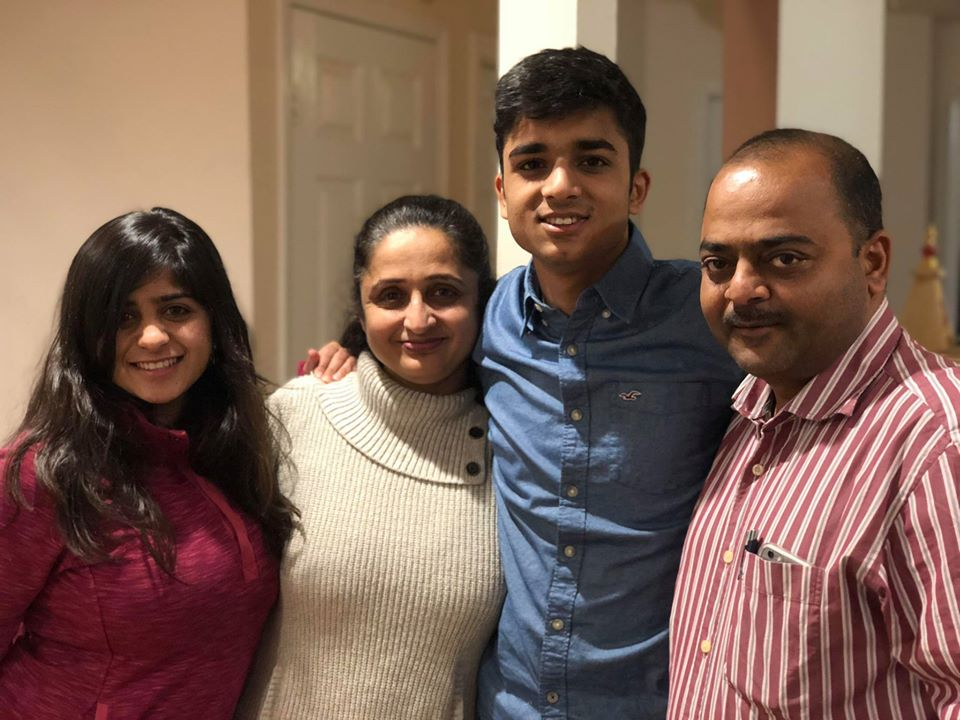
#> input picture akshat.jpg, 960 x 720 px
$ python face_detector.py
#> lines starting #> are read from the running program, lines starting #| are printed output that depends on the picture; after the words box and inside, x2 and y2 are one past the last pixel; in counts of white or black regions, pixels touching at a corner belong together
import cv2
face_cascade=cv2.CascadeClassifier("haarcascade_frontalface_default.xml")

img=cv2.imread("akshat.jpg")
#> img is the input picture: shape (720, 960, 3); mean B, G, R 85.9, 97.6, 124.6

gray_img=cv2.cvtColor(img,cv2.COLOR_BGR2GRAY)
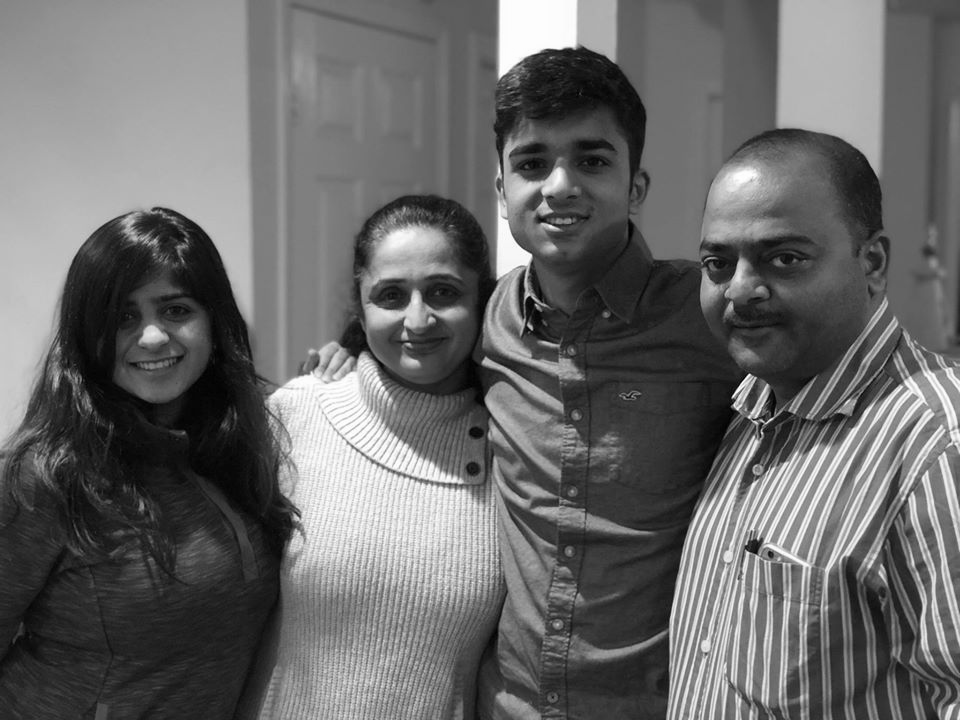
#> gray_img: shape (720, 960); min 0, max 255, mean 104.4

faces=face_cascade.detectMultiScale(gray_img,
scaleFactor=1.1,
minNeighbors=5)
#> faces = [[91, 267, 129, 129], [482, 100, 160, 160], [339, 233, 160, 160], [666, 196, 173, 173]]

for x,y,w,h in faces:
    img=cv2.rectangle(img,(x,y),(x+w,y+h),(0,255,0),3)
#> this loop made 4 passes
#> pass 1, `img=cv2.rectangle(img,(x,y),(x+w,y+h),(0,255,0),3)`:
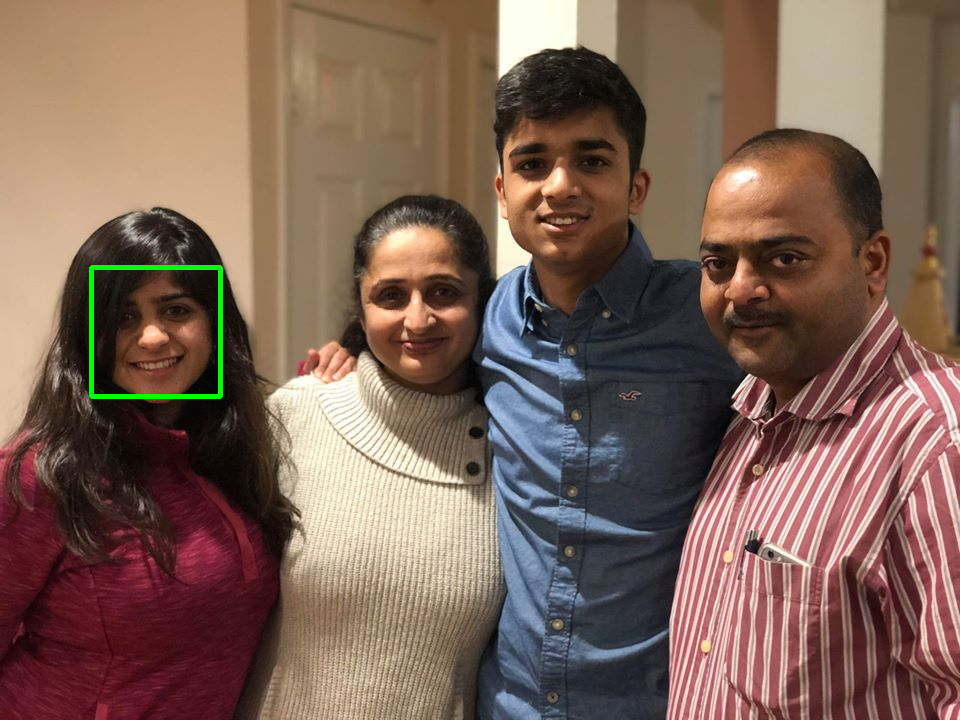
#> img: shape (720, 960, 3); 0.37% of pixels changed, all inside (x1, y1, x2, y2) = (89, 265, 223, 399)
#> pass 2, `img=cv2.rectangle(img,(x,y),(x+w,y+h),(0,255,0),3)`:
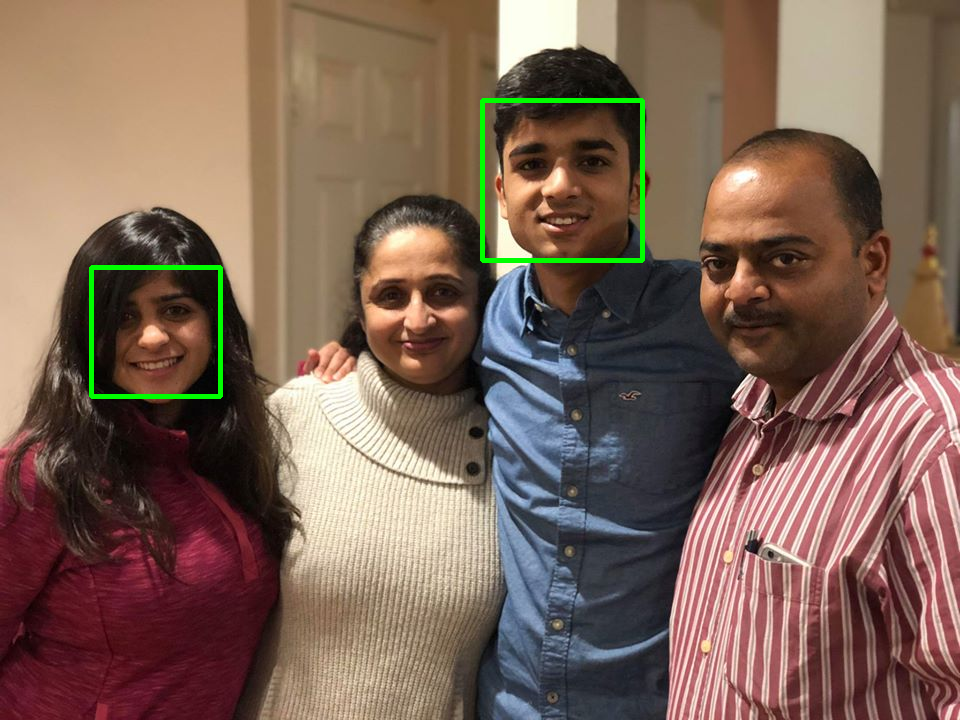
#> img: shape (720, 960, 3); 0.46% of pixels changed, all inside (x1, y1, x2, y2) = (480, 98, 645, 263)
#> pass 3, `img=cv2.rectangle(img,(x,y),(x+w,y+h),(0,255,0),3)`:
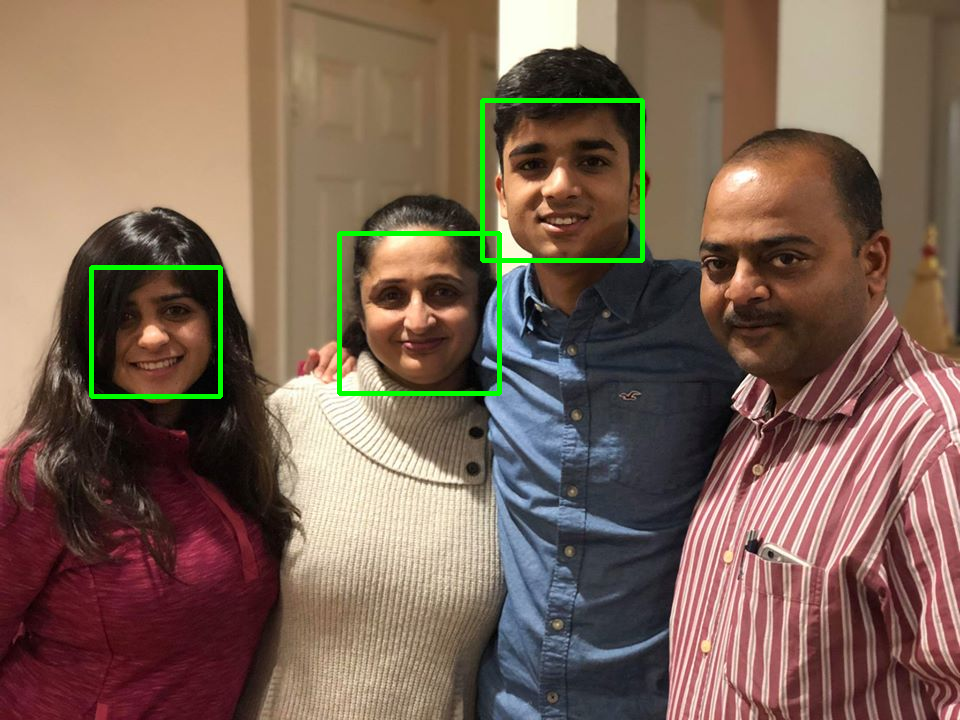
#> img: shape (720, 960, 3); 0.45% of pixels changed, all inside (x1, y1, x2, y2) = (337, 231, 502, 396)
#> after the loop:
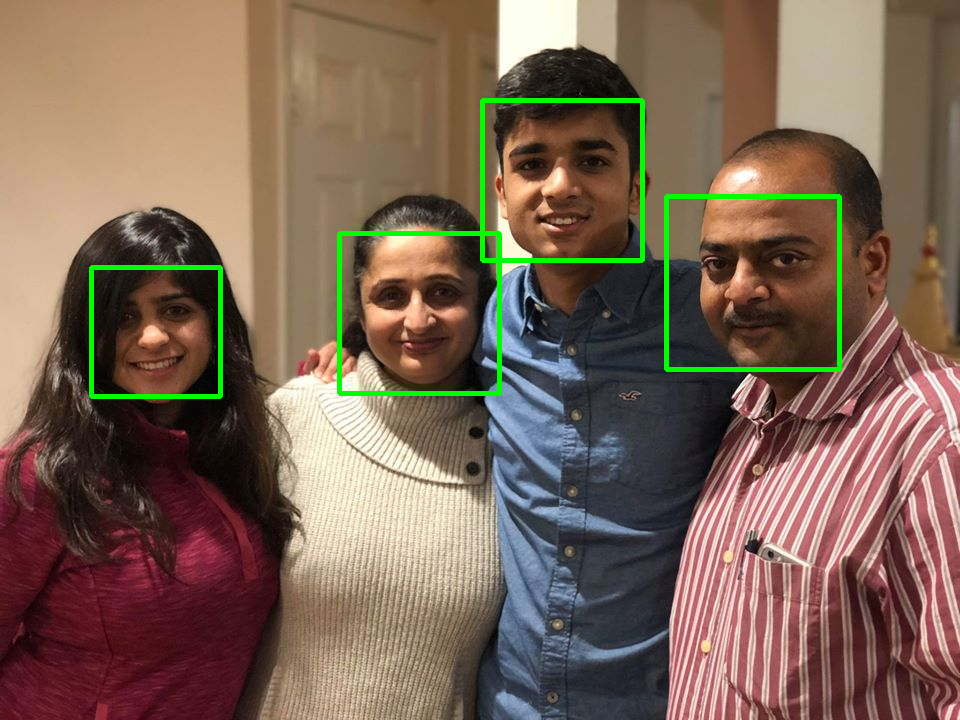
#> img: shape (720, 960, 3); 0.5% of pixels changed, all inside (x1, y1, x2, y2) = (664, 194, 842, 372)

#print(type(faces))
#print(faces)
resized = cv2.resize(img,(int(img.shape[1]/3),int(img.shape[0]/3)))
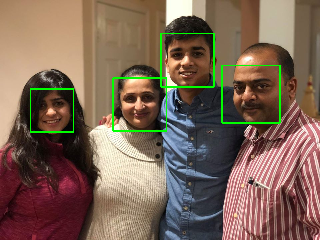
#> resized: shape (240, 320, 3); mean B, G, R 84.9, 101, 123
cv2.imshow("Gray",resized)
cv2.waitKey(0)
cv2.destroyAllWindows()
